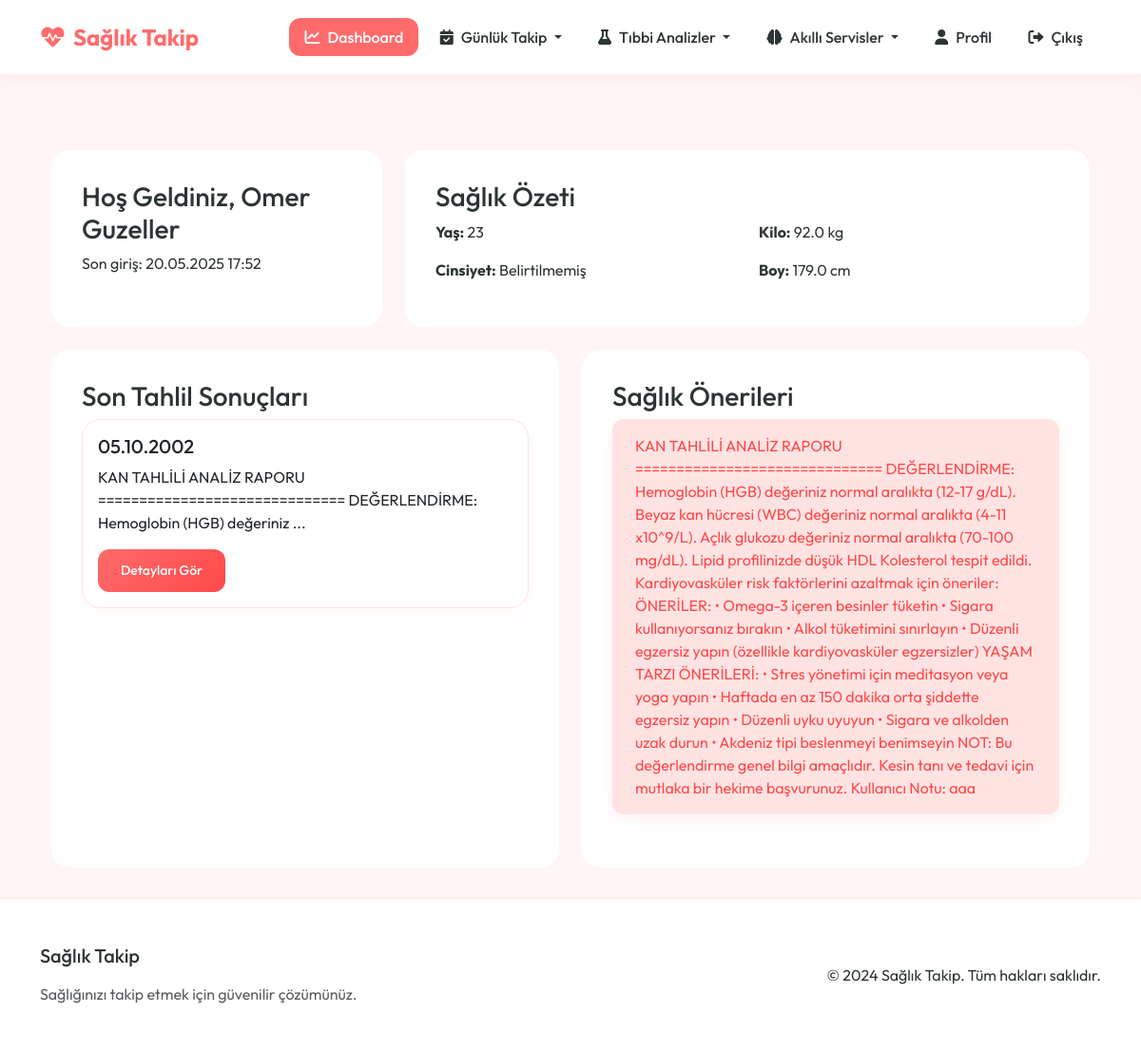
/dashboard (signed in), run on an earlier commit of the app's database.
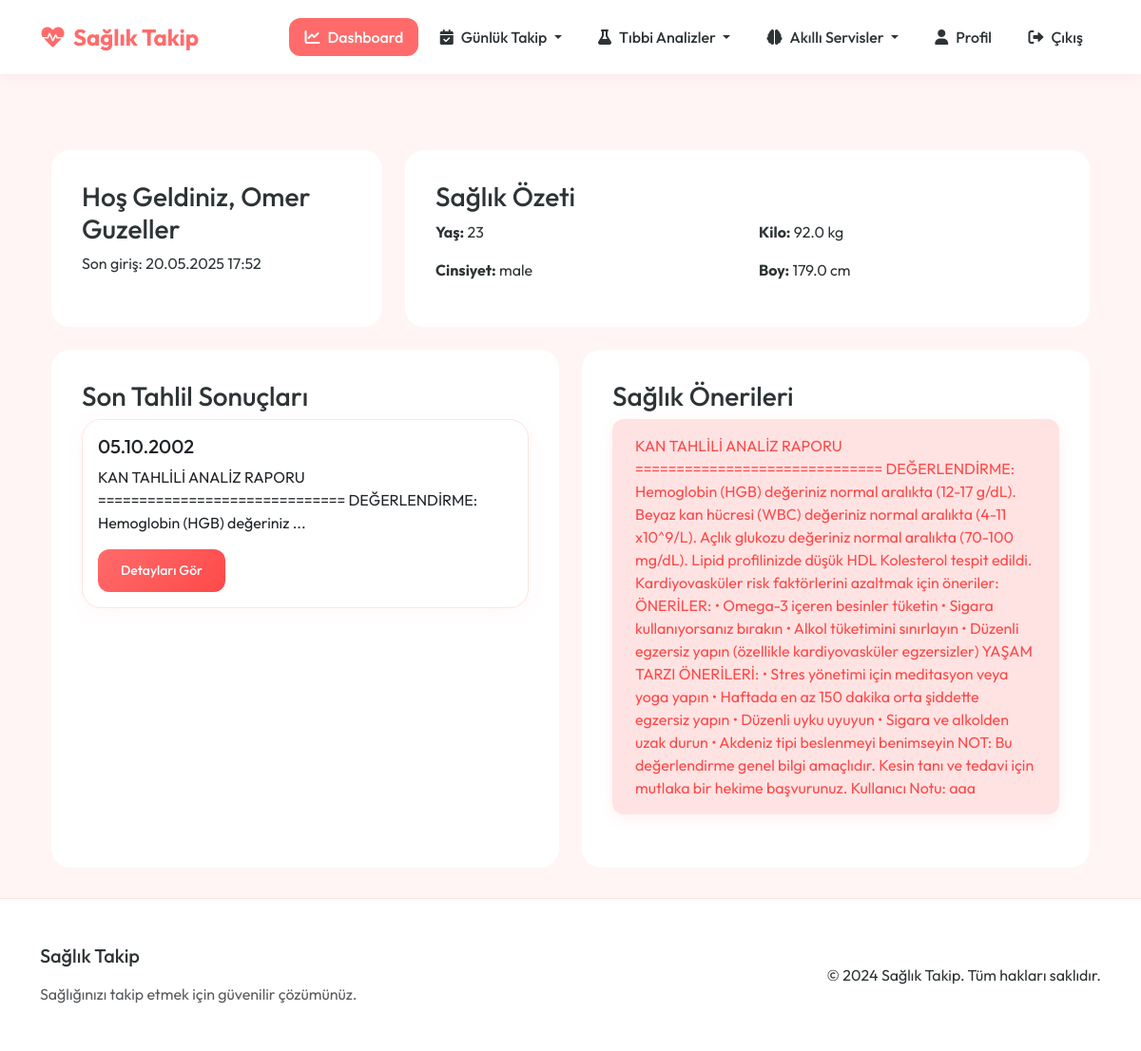
And on a later commit of the database.
### app.py (models this page shows, shortened)
class User(UserMixin, db.Model):
    id = db.Column(db.Integer, primary_key=True)
    email = db.Column(db.String(120), unique=True, nullable=False)
    password_hash = db.Column(db.String(128))
    name = db.Column(db.String(100))
    age = db.Column(db.Integer)
    gender = db.Column(db.String(10))
    weight = db.Column(db.Float)
    height = db.Column(db.Float)
    activity_level = db.Column(db.String(20))  # Sedentary, Lightly Active, Moderately Active, Very Active, Extra Active
    goal = db.Column(db.String(20))  # Lose Weight, Maintain, Gain Weight
    last_login = db.Column(db.DateTime, nullable=True)
    created_at = db.Column(db.DateTime, default=datetime.utcnow)
    test_results = db.relationship('TestResult', backref='user', lazy=True)
    meals = db.relationship('Meal', backref='user', lazy=True)

### app.py (the view)
@app.route('/dashboard')
@login_required
def dashboard():
    return render_template('main/dashboard.html')

### app.py (called while the page is built)
@login_manager.user_loader
def load_user(user_id):
    return User.query.get(int(user_id))

### health_app/templates/main/dashboard.html (shortened to what this page needs)
{% extends "base.html" %}
{% block content %}
<div class="container mt-5">
    <div class="row">
        <div class="col-md-4">
            <div class="dashboard-card">
                <h3>Hoş Geldiniz, {{ current_user.name }}</h3>
                <p>Son giriş: {{ current_user.last_login.strftime('%d.%m.%Y %H:%M') if current_user.last_login else 'İlk giriş' }}</p>
            </div>
        </div>
        <div class="col-md-8">
            <div class="dashboard-card">
                <h3>Sağlık Özeti</h3>
                <div class="row">
                    <div class="col-md-6">
                        <p><strong>Yaş:</strong> {{ current_user.age or 'Belirtilmemiş' }}</p>
                        <p><strong>Cinsiyet:</strong> {{ current_user.gender or 'Belirtilmemiş' }}</p>
                    </div>
                    <div class="col-md-6">
                        <p><strong>Kilo:</strong> {{ current_user.weight or 'Belirtilmemiş' }} kg</p>
                        <p><strong>Boy:</strong> {{ current_user.height or 'Belirtilmemiş' }} cm</p>
                    </div>
                </div>
            </div>
        </div>
    </div>
    <div class="row mt-4">
        <div class="col-md-6">
            <div class="dashboard-card">
                <h3>Son Tahlil Sonuçları</h3>
                {% if current_user.test_results %}
                    {% for result in current_user.test_results[-3:] %}
                        <div class="card mb-3">
                            <div class="card-body">
                                <h5 class="card-title">{{ result.date.strftime('%d.%m.%Y') }}</h5>
                                <p class="card-text">
                                    {% if result.recommendations %}
                                        {{ result.recommendations[:100] }}...
                                    {% else %}
                                        Henüz analiz edilmedi
                                    {% endif %}
                                </p>
                                <a href="{{ url_for('blood_test_detail', test_id=result.id) }}" class="btn btn-primary btn-sm">Detayları Gör</a>
                            </div>
                        </div>
                    {% endfor %}
                {% else %}
                    <p>Henüz tahlil sonucu yüklenmemiş.</p>
                {% endif %}
            </div>
        </div>
        <div class="col-md-6">
            <div class="dashboard-card">
                <h3>Sağlık Önerileri</h3>
                {% if current_user.test_results and current_user.test_results[-1].recommendations %}
                    <div class="alert alert-info">
                        {{ current_user.test_results[-1].recommendations }}
                    </div>
                {% else %}
                    <p>Tahlil sonuçlarınızı yükleyerek kişiselleştirilmiş sağlık önerileri alabilirsiniz.</p>
                {% endif %}
            </div>
        </div>
    </div>
</div>
{% endblock %}

What changed in the data, as far as the page shows it:
changed User "Omer Guzeller": gender "Belirtilmemiş" → "male"
